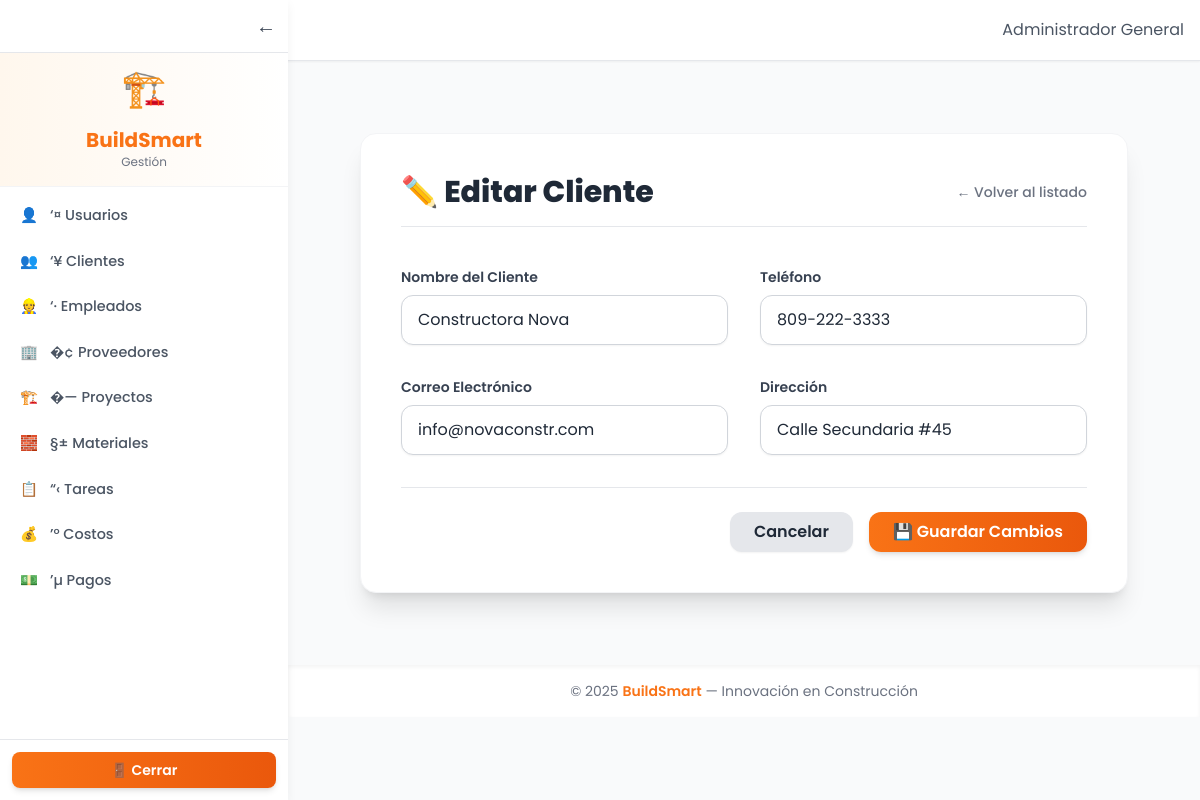
/public/index.php?page=clientes/form&id=2 (signed in), run on the app's committed database.
### tables this page shows
CREATE TABLE clientes (
  id INT AUTO_INCREMENT PRIMARY KEY,
  nombre VARCHAR(150) NOT NULL,
  cedula VARCHAR(50),
  telefono VARCHAR(50),
  correo VARCHAR(120),
  direccion VARCHAR(255),
  created_at DATETIME DEFAULT CURRENT_TIMESTAMP
);

### app/controllers/ClienteController.php (called while the page is built, shortened)
<?php
require_once __DIR__ . '/../models/ClienteModel.php';
require_once __DIR__ . '/../../core/helpers.php';
function formularioCliente() {
    global $pdo;
    $id = $_GET['id'] ?? null;
    $cliente = $id ? obtenerClientePorId($pdo, $id) : null;
    include __DIR__ . '/../views/clientes/form.php';
}

### app/models/ClienteModel.php (called while the page is built, shortened)
<?php
function obtenerClientePorId($pdo, $id) {
    $stmt = $pdo->prepare("SELECT * FROM clientes WHERE id = ?");
    $stmt->execute([$id]);
    return $stmt->fetch(PDO::FETCH_ASSOC);
}

### app/views/clientes/form.php (the view, shortened to what this page needs)
<?php include __DIR__ . '/../layouts/header.php'; ?>
<div class="p-10">
  <div class="max-w-5xl mx-auto bg-white rounded-2xl shadow-xl border border-gray-100 p-10">
    <div class="flex items-center justify-between mb-10 border-b pb-4">
      <h1 class="text-3xl font-extrabold text-gray-800 flex items-center gap-3">
        <?= isset($cliente) ? '✏️ Editar Cliente' : '➕ Nuevo Cliente' ?>
      </h1>
      <a href="index.php?page=clientes"
         class="text-gray-500 hover:text-orange-600 transition text-sm font-medium flex items-center gap-1">
        ← Volver al listado
      </a>
    </div>
    <form method="POST" action="index.php?page=clientes/guardar" class="space-y-8">
      <div class="grid grid-cols-1 md:grid-cols-2 gap-8">
        <div>
          <label class="block text-sm font-semibold text-gray-700 mb-2">Nombre del Cliente</label>
          <input type="text" name="nombre" required
                 value="<?= htmlspecialchars($cliente['nombre'] ?? '') ?>"
                 placeholder="Ej: Constructora Nova"
                 class="w-full px-4 py-3 rounded-xl border border-gray-300 focus:ring-2 focus:ring-orange-400 outline-none shadow-sm transition">
        </div>
        <div>
          <label class="block text-sm font-semibold text-gray-700 mb-2">Teléfono</label>
          <input type="text" name="telefono"
                 value="<?= htmlspecialchars($cliente['telefono'] ?? '') ?>"
                 placeholder="Ej: 809-555-5555"
                 class="w-full px-4 py-3 rounded-xl border border-gray-300 focus:ring-2 focus:ring-orange-400 outline-none shadow-sm transition">
        </div>
        <div>
          <label class="block text-sm font-semibold text-gray-700 mb-2">Correo Electrónico</label>
          <input type="email" name="correo"
                 value="<?= htmlspecialchars($cliente['correo'] ?? '') ?>"
                 placeholder="cliente@empresa.com"
                 class="w-full px-4 py-3 rounded-xl border border-gray-300 focus:ring-2 focus:ring-orange-400 outline-none shadow-sm transition">
        </div>
        <div>
          <label class="block text-sm font-semibold text-gray-700 mb-2">Dirección</label>
          <input type="text" name="direccion"
                 value="<?= htmlspecialchars($cliente['direccion'] ?? '') ?>"
                 placeholder="Ej: Calle Principal #45, Santo Domingo"
                 class="w-full px-4 py-3 rounded-xl border border-gray-300 focus:ring-2 focus:ring-orange-400 outline-none shadow-sm transition">
        </div>
      </div>
      <div class="flex justify-end gap-4 pt-6 border-t mt-10">
        <a href="index.php?page=clientes"
           class="px-6 py-2 rounded-xl bg-gray-200 hover:bg-gray-300 text-gray-800 font-semibold shadow-sm transition">
          Cancelar
        </a>
        <button type="submit"
                class="px-6 py-2 rounded-xl bg-gradient-to-r from-orange-500 to-orange-600 hover:from-orange-600 hover:to-orange-700 text-white font-semibold shadow-md transition transform hover:-translate-y-0.5">
          💾 <?= isset($cliente) ? 'Guardar Cambios' : 'Registrar Cliente' ?>
        </button>
      </div>
    </form>
  </div>
</div>
<?php include __DIR__ . '/../layouts/footer.php'; ?>

### app/views/layouts/header.php (style rules this page uses)
body { font-family: 'Poppins', sans-serif; background-color: #f9fafb; color: #1f2937; transition: all .3s ease; }

### data on the page
clientes: nombre "Constructora Nova", telefono "809-222-3333", correo "info@novaconstr.com", direccion "Calle Secundaria #45"

### other printed values
explode(" ", $label)[0] "👤"
substr($label, 2) "‘¤ Usuarios"
explode(" ", $label)[0] "👥"
substr($label, 2) "‘¥ Clientes"
explode(" ", $label)[0] "👷"
substr($label, 2) "‘· Empleados"
explode(" ", $label)[0] "🏢"
substr($label, 2) "�¢ Proveedores"
explode(" ", $label)[0] "🏗️"
substr($label, 2) "�—️ Proyectos"
explode(" ", $label)[0] "🧱"
substr($label, 2) "§± Materiales"
explode(" ", $label)[0] "📋"
substr($label, 2) "“‹ Tareas"
explode(" ", $label)[0] "💰"
